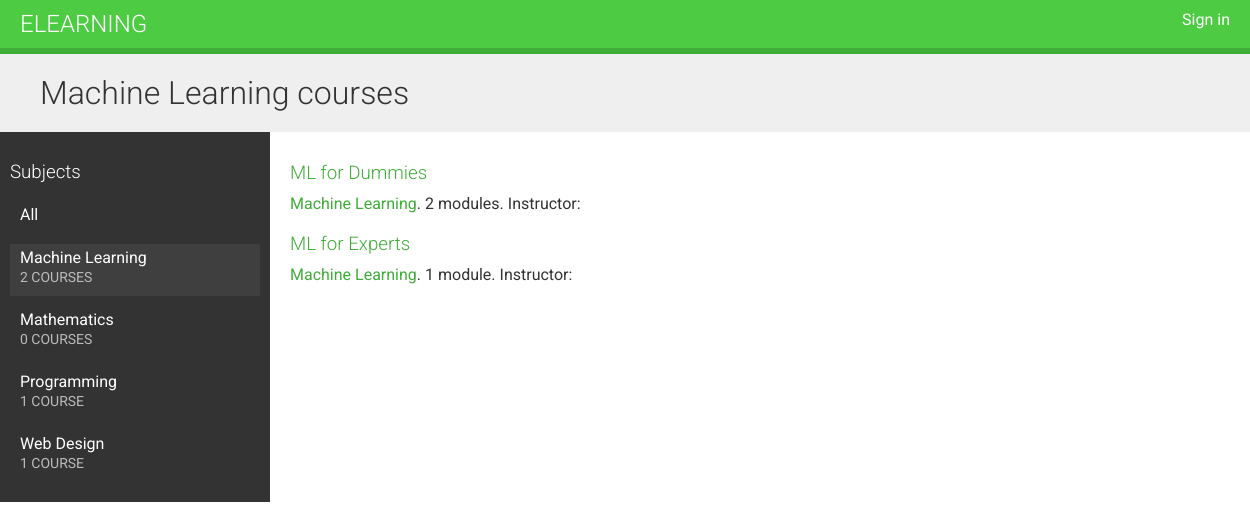
The app's page /course/subject/machine-learning/ with its own data.
### courses/models.py (models this page shows, shortened)
class Subject(models.Model):
    title = models.CharField(max_length=150)
    slug = models.SlugField(max_length=150, unique=True)
    class Meta:
        ordering = ['title']
    def __str__(self):
        return self.title

class Course(models.Model):
    instructor = models.ForeignKey(User, related_name='courses_created', on_delete=models.CASCADE)
    subject = models.ForeignKey(Subject, related_name='courses', on_delete=models.CASCADE)
    title = models.CharField(max_length=150)
    slug = models.SlugField(max_length=200, unique=True)
    overview = models.TextField()
    created = models.DateTimeField(auto_now_add=True)
    students = models.ManyToManyField(User, related_name='courses_enrolled', blank=True)
    class Meta:
        ordering = ['-created']

### courses/views.py (the view)
# urls.py: path('subject/<slug:subject>/', CourseListView.as_view(), name='course_list_subject'),
class CourseListView(TemplateResponseMixin, View):
    model = Course
    template_name = 'courses/student_course_list.html'
    def get(self, request, subject=None):
        subjects = cache.get('all_subjects')
        if not subjects:
            subjects = Subject.objects.annotate(total_courses=Count('courses'))
            cache.set('all_subjects', subjects)
        all_courses = Course.objects.annotate(total_modules=Count('modules'))
        if subject:
            subject =get_object_or_404(Subject, slug=subject)
            key = f'subject_{subject.id}_courses'
            courses = cache.get(key)
            if not courses:
                courses = all_courses.filter(subject=subject)
                cache.set(key, courses)
            else:
                courses = cache.get('all_courses')
                if not courses:
                    courses = all_courses
                    cache.set('all_courses', courses)
        return self.render_to_response({'subjects':subjects, 'subject':subject,
                                        'courses':courses})

### templates/courses/student_course_list.html (shortened to what this page needs)
{% extends "_base.html" %}
{% block content %}
  <h1>
    {% if subject %}
      {{ subject.title }} courses
    {% else %}
      All courses
    {% endif %}
  </h1>
  <div class="contents">
    <h3>Subjects</h3>
    <ul id="modules">
      <li {% if not subject %}class="selected"{% endif %}>
        <a href="{% url 'all_course_list' %}">All</a>
      </li>
      {% for subj in subjects %}
        {% with subj.total_courses as total_courses %}
        <li {% if subject == subj %}class="selected"{% endif %}>
          <a href="{% url 'course_list_subject' subj.slug %}">
            {{ subj.title }}
            <br><span>{{ total_courses }} course{{ total_courses|pluralize}}</span>
          </a>
        </li>
        {% endwith %}
      {% endfor %}
    </ul>
  </div>
  <div class="module">
    {% for course in courses %}
      {% with subject=course.subject  total_modules=course.total_modules %}
        <h3>
          <a href="{% url 'course_detail' course.slug %}">
            {{ course.title }}
          </a>
        </h3>
        <p>
          <a href="{% url 'course_list_subject' subject.slug %}">{{ subject }}</a>.
            {{ total_modules }} module{{ total_modules|pluralize }}.
            Instructor: {{ course.instructor.get_full_name }}
        </p>
      {% endwith %}
    {% endfor %}
  </div>
{% endblock %}

### static/css/base.css (style rules this page uses)
body { margin:0; font-family:'Roboto', sans-serif; font-weight:400; color:#333; }
a { color:#3fad37; text-decoration:none; }
ul { float:left; }
h1, h2, h3, h4, h5, h6 { font-family:'Roboto', sans-serif; font-weight:300; }
h1 { background:#efefef; width:100%; overflow:auto; padding:20px 0 20px 40px; margin:0; }
.module { padding:10px 20px; float:left; width:600px; }
.module h3 { margin:20px 0 0; padding:0; width:100%; }
.module p { margin:10px 0 20px; width:100%; float:left; }
.contents { width:20%; padding:10px; float:left; background:#333; color: #fff; font-family:'Roboto', sans-serif; }
.contents ul { list-style:none; margin:0; padding:0; width:100%; }
.contents ul li { margin:0 0 10px 0; padding:4px 10px 10px; overflow:auto; cursor:move; }
.contents ul li.selected { background:#3f3f3f; }
.contents ul span { text-transform:uppercase; color:#bbb; font-size:14px; }
.contents ul a { display:block; color:#fff; text-decoration:none; }

### records on screen
Subject: title "Machine Learning", total_courses "2"
Subject: title "Mathematics", total_courses "0"
Subject: title "Programming", total_courses "1"
Subject: title "Web Design", total_courses "1"
Course: title "ML for Dummies", subject "Machine Learning", total_modules "2"
Course: title "ML for Experts", subject "Machine Learning", total_modules "1"
